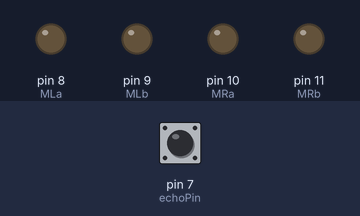
Bench run of a sketch on a simulated Arduino Uno, built with avr-gcc and run on an emulated ATmega328P. Parts: output pins drawn as LEDs (lit = HIGH). Inputs (shaded band) come from the test bench; at power-on: pin 7 (echoPin) LOW. Pins used as bus, display or sensor lines are not drawn.

Above: at 0.1 s.
At 1.2 s:
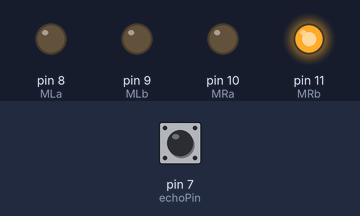
1.3 s: pin 7 (echoPin) pulsed HIGH 2 times (0.12 s each, 0.3 s apart)
At 2.5 s:
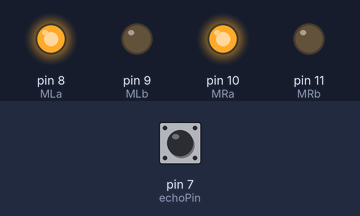
Timing chart, 0 to 4.3 s (numbered marks = the images above; inputs shaded):
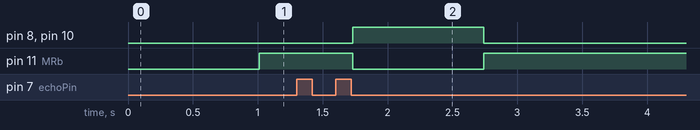

Measured:
- after the input at 1.3 s, pin 8 (MLa), pin 10 (MRa): LOW → HIGH after 0.43 s, → LOW 1.0 s later; pin 11 (MRb): HIGH → LOW after 0.43 s, → HIGH 1.0 s later

The sketch:

build_a_edge_avoiding_robot_using_Ultrasonic_final.ino
```cpp
#include<NewPing.h>

#define MLa 8                   //left motor 1st pin
#define MLb 9                  //left motor 2nd pin
#define MRa 10               //right motor 1st pin
#define MRb 11               //right motor 2nd pin

#define trigPin  6  // Arduino pin tied to trigger pin on the ultrasonic sensor.
#define echoPin  7  // Arduino pin tied to echo pin on the ultrasonic sensor.
#define MAX_DISTANCE 500 // Maximum distance we want to ping for (in centimeters). Maximum sensor distance is rated at 400-500Distance.
long duration, distance;
NewPing sonar(trigPin, echoPin, MAX_DISTANCE); // NewPing setup of pins and maximum distance.

void setup() {
  // put your setup code here, to run once:
Serial.begin(9600);
pinMode(MLa, OUTPUT);
pinMode(MLb, OUTPUT);
pinMode(MRa, OUTPUT);
pinMode(MRb, OUTPUT);
pinMode(trigPin, OUTPUT);
pinMode(echoPin, INPUT);
}

void loop()
{
    digitalWrite(trigPin, LOW);
  delayMicroseconds(2);
  digitalWrite(trigPin, HIGH); //Transmits waves for 10us
  delayMicroseconds(10);
  duration = pulseIn(echoPin, HIGH);  //Receive reflected waves
  distance = duration / 58.2;        //Get distance
  delay(10);
 if(distance > 25 )    // Condition for absence of Obstacle
 {
  digitalWrite(MRb, LOW); //Move forward
  digitalWrite(MRa, HIGH);
  digitalWrite(MLb, LOW);
  digitalWrite(MLa, HIGH);
 }
 if(distance < 24)    //Condition for presence of obstacle
 {

  digitalWrite(MRb, HIGH);   //Move Left
  digitalWrite(MRa, LOW);
  digitalWrite(MLb, LOW);
  digitalWrite(MLa, LOW);
  delay(300);
 }
}
```
